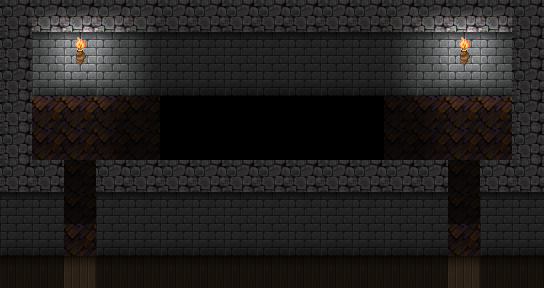

A 2D game scene composited from a Tiled map and its tileset images. What follows is a short description and the map's XML, with each tile layer's data collapsed to a summary:
An orthogonal 17x9 tile map with 32x32 px tiles, 3 tile layers (Ground, Objects, Above), 1 hidden layer not drawn, 61 tilesets and 7 objects (3x spawn, 2x mapchange, script, key).

<map version="1.0" tiledversion="1.0.2" orientation="orthogonal" renderorder="right-down" width="17" height="9" tilewidth="32" tileheight="32" nextobjectid="16">
 <properties>
  <property name="colorfilter" value="black40" />
  <property name="outdoors" value="0" />
 </properties>
 <tileset firstgid="1" name="map_bed_1" tilewidth="32" tileheight="32" tilecount="128" columns="16">
  <image source="../drawable/map_bed_1.png" width="512" height="256" />
 </tileset>
 <tileset firstgid="129" name="map_border_1" tilewidth="32" tileheight="32" tilecount="128" columns="16">
  <image source="../drawable/map_border_1.png" width="512" height="256" />
 </tileset>
 <tileset firstgid="257" name="map_bridge_1" tilewidth="32" tileheight="32" tilecount="128" columns="16">
  <image source="../drawable/map_bridge_1.png" width="512" height="256" />
 </tileset>
 <tileset firstgid="385" name="map_bridge_2" tilewidth="32" tileheight="32" tilecount="128" columns="16">
  <image source="../drawable/map_bridge_2.png" width="512" height="256" />
 </tileset>
 <tileset firstgid="513" name="map_broken_1" tilewidth="32" tileheight="32" tilecount="128" columns="16">
  <image source="../drawable/map_broken_1.png" width="512" height="256" />
 </tileset>
 <tileset firstgid="641" name="map_cavewall_1" tilewidth="32" tileheight="32" tilecount="108" columns="18">
  <image source="../drawable/map_cavewall_1.png" width="576" height="192" />
 </tileset>
 <tileset firstgid="749" name="map_cavewall_2" tilewidth="32" tileheight="32" tilecount="108" columns="18">
  <image source="../drawable/map_cavewall_2.png" width="576" height="192" />
 </tileset>
 <tileset firstgid="857" name="map_cavewall_3" tilewidth="32" tileheight="32" tilecount="108" columns="18">
  <image source="../drawable/map_cavewall_3.png" width="576" height="192" />
 </tileset>
 <tileset firstgid="965" name="map_cavewall_4" tilewidth="32" tileheight="32" tilecount="108" columns="18">
  <image source="../drawable/map_cavewall_4.png" width="576" height="192" />
 </tileset>
 <tileset firstgid="1073" name="map_chair_table_1" tilewidth="32" tileheight="32" tilecount="128" columns="16">
  <image source="../drawable/map_chair_table_1.png" width="512" height="256" />
 </tileset>
 <tileset firstgid="1201" name="map_chair_table_2" tilewidth="32" tileheight="32" tilecount="128" columns="16">
  <image source="../drawable/map_chair_table_2.png" width="512" height="256" />
 </tileset>
 <tileset firstgid="1329" name="map_crate_1" tilewidth="32" tileheight="32" tilecount="128" columns="16">
  <image source="../drawable/map_crate_1.png" width="512" height="256" />
 </tileset>
 <tileset firstgid="1457" name="map_cupboard_1" tilewidth="32" tileheight="32" tilecount="128" columns="16">
  <image source="../drawable/map_cupboard_1.png" width="512" height="256" />
 </tileset>
 <tileset firstgid="1585" name="map_curtain_1" tilewidth="32" tileheight="32" tilecount="128" columns="16">
  <image source="../drawable/map_curtain_1.png" width="512" height="256" />
 </tileset>
 <tileset firstgid="1713" name="map_entrance_1" tilewidth="32" tileheight="32" tilecount="128" columns="16">
  <image source="../drawable/map_entrance_1.png" width="512" height="256" />
 </tileset>
 <tileset firstgid="1841" name="map_entrance_2" tilewidth="32" tileheight="32" tilecount="128" columns="16">
  <image source="../drawable/map_entrance_2.png" width="512" height="256" />
 </tileset>
 <tileset firstgid="1969" name="map_fence_1" tilewidth="32" tileheight="32" tilecount="128" columns="16">
  <image source="../drawable/map_fence_1.png" width="512" height="256" />
 </tileset>
 <tileset firstgid="2097" name="map_fence_2" tilewidth="32" tileheight="32" tilecount="128" columns="16">
  <image source="../drawable/map_fence_2.png" width="512" height="256" />
 </tileset>
 <tileset firstgid="2225" name="map_fence_3" tilewidth="32" tileheight="32" tilecount="128" columns="16">
  <image source="../drawable/map_fence_3.png" width="512" height="256" />
 </tileset>
 <tileset firstgid="2353" name="map_fence_4" tilewidth="32" tileheight="32" tilecount="128" columns="16">
  <image source="../drawable/map_fence_4.png" width="512" height="256" />
 </tileset>
 <tileset firstgid="2481" name="map_ground_1" tilewidth="32" tileheight="32" tilecount="128" columns="16">
  <image source="../drawable/map_ground_1.png" width="512" height="256" />
 </tileset>
 <tileset firstgid="2609" name="map_ground_2" tilewidth="32" tileheight="32" tilecount="128" columns="16">
  <image source="../drawable/map_ground_2.png" width="512" height="256" />
 </tileset>
 <tileset firstgid="2737" name="map_ground_3" tilewidth="32" tileheight="32" tilecount="128" columns="16">
  <image source="../drawable/map_ground_3.png" width="512" height="256" />
 </tileset>
 <tileset firstgid="2865" name="map_ground_4" tilewidth="32" tileheight="32" tilecount="128" columns="16">
  <image source="../drawable/map_ground_4.png" width="512" height="256" />
 </tileset>
 <tileset firstgid="2993" name="map_ground_5" tilewidth="32" tileheight="32" tilecount="128" columns="16">
  <image source="../drawable/map_ground_5.png" width="512" height="256" />
 </tileset>
 <tileset firstgid="3121" name="map_ground_6" tilewidth="32" tileheight="32" tilecount="128" columns="16">
  <image source="../drawable/map_ground_6.png" width="512" height="256" />
 </tileset>
 <tileset firstgid="3249" name="map_ground_7" tilewidth="32" tileheight="32" tilecount="128" columns="16">
  <image source="../drawable/map_ground_7.png" width="512" height="256" />
 </tileset>
 <tileset firstgid="3377" name="map_ground_8" tilewidth="32" tileheight="32" tilecount="128" columns="16">
  <image source="../drawable/map_ground_8.png" width="512" height="256" />
 </tileset>
 <tileset firstgid="3505" name="map_house_1" tilewidth="32" tileheight="32" tilecount="128" columns="16">
  <image source="../drawable/map_house_1.png" width="512" height="256" />
 </tileset>
 <tileset firstgid="3633" name="map_house_2" tilewidth="32" tileheight="32" tilecount="128" columns="16">
  <image source="../drawable/map_house_2.png" width="512" height="256" />
 </tileset>
 <tileset firstgid="3761" name="map_indoor_1" tilewidth="32" tileheight="32" tilecount="128" columns="16">
  <image source="../drawable/map_indoor_1.png" width="512" height="256" />
 </tileset>
 <tileset firstgid="3889" name="map_indoor_2" tilewidth="32" tileheight="32" tilecount="128" columns="16">
  <image source="../drawable/map_indoor_2.png" width="512" height="256" />
 </tileset>
 <tileset firstgid="4017" name="map_kitchen_1" tilewidth="32" tileheight="32" tilecount="128" columns="16">
  <image source="../drawable/map_kitchen_1.png" width="512" height="256" />
 </tileset>
 <tileset firstgid="4145" name="map_outdoor_1" tilewidth="32" tileheight="32" tilecount="128" columns="16">
  <image source="../drawable/map_outdoor_1.png" width="512" height="256" />
 </tileset>
 <tileset firstgid="4273" name="map_pillar_1" tilewidth="32" tileheight="32" tilecount="128" columns="16">
  <image source="../drawable/map_pillar_1.png" width="512" height="256" />
 </tileset>
 <tileset firstgid="4401" name="map_pillar_2" tilewidth="32" tileheight="32" tilecount="128" columns="16">
  <image source="../drawable/map_pillar_2.png" width="512" height="256" />
 </tileset>
 <tileset firstgid="4529" name="map_plant_1" tilewidth="32" tileheight="32" tilecount="128" columns="16">
  <image source="../drawable/map_plant_1.png" width="512" height="256" />
 </tileset>
 <tileset firstgid="4657" name="map_plant_2" tilewidth="32" tileheight="32" tilecount="128" columns="16">
  <image source="../drawable/map_plant_2.png" width="512" height="256" />
 </tileset>
 <tileset firstgid="4785" name="map_rock_1" tilewidth="32" tileheight="32" tilecount="128" columns="16">
  <image source="../drawable/map_rock_1.png" width="512" height="256" />
 </tileset>
 <tileset firstgid="4913" name="map_rock_2" tilewidth="32" tileheight="32" tilecount="128" columns="16">
  <image source="../drawable/map_rock_2.png" width="512" height="256" />
 </tileset>
 <tileset firstgid="5041" name="map_roof_1" tilewidth="32" tileheight="32" tilecount="128" columns="16">
  <image source="../drawable/map_roof_1.png" width="512" height="256" />
 </tileset>
 <tileset firstgid="5169" name="map_roof_2" tilewidth="32" tileheight="32" tilecount="128" columns="16">
  <image source="../drawable/map_roof_2.png" width="512" height="256" />
 </tileset>
 <tileset firstgid="5297" name="map_roof_3" tilewidth="32" tileheight="32" tilecount="128" columns="16">
  <image source="../drawable/map_roof_3.png" width="512" height="256" />
 </tileset>
 <tileset firstgid="5425" name="map_shop_1" tilewidth="32" tileheight="32" tilecount="128" columns="16">
  <image source="../drawable/map_shop_1.png" width="512" height="256" />
 </tileset>
 <tileset firstgid="5553" name="map_sign_ladder_1" tilewidth="32" tileheight="32" tilecount="128" columns="16">
  <image source="../drawable/map_sign_ladder_1.png" width="512" height="256" />
 </tileset>
 <tileset firstgid="5681" name="map_table_1" tilewidth="32" tileheight="32" tilecount="128" columns="16">
  <image source="../drawable/map_table_1.png" width="512" height="256" />
 </tileset>
 <tileset firstgid="5809" name="map_trail_1" tilewidth="32" tileheight="32" tilecount="128" columns="16">
  <image source="../drawable/map_trail_1.png" width="512" height="256" />
 </tileset>
 <tileset firstgid="5937" name="map_transition_1" tilewidth="32" tileheight="32" tilecount="128" columns="16">
  <image source="../drawable/map_transition_1.png" width="512" height="256" />
 </tileset>
 <tileset firstgid="6065" name="map_transition_2" tilewidth="32" tileheight="32" tilecount="128" columns="16">
  <image source="../drawable/map_transition_2.png" width="512" height="256" />
 </tileset>
 <tileset firstgid="6193" name="map_transition_3" tilewidth="32" tileheight="32" tilecount="128" columns="16">
  <image source="../drawable/map_transition_3.png" width="512" height="256" />
 </tileset>
 <tileset firstgid="6321" name="map_transition_4" tilewidth="32" tileheight="32" tilecount="128" columns="16">
  <image source="../drawable/map_transition_4.png" width="512" height="256" />
 </tileset>
 <tileset firstgid="6449" name="map_tree_1" tilewidth="32" tileheight="32" tilecount="128" columns="16">
  <image source="../drawable/map_tree_1.png" width="512" height="256" />
 </tileset>
 <tileset firstgid="6577" name="map_tree_2" tilewidth="32" tileheight="32" tilecount="128" columns="16">
  <image source="../drawable/map_tree_2.png" width="512" height="256" />
 </tileset>
 <tileset firstgid="6705" name="map_wall_1" tilewidth="32" tileheight="32" tilecount="128" columns="16">
  <image source="../drawable/map_wall_1.png" width="512" height="256" />
 </tileset>
 <tileset firstgid="6833" name="map_wall_2" tilewidth="32" tileheight="32" tilecount="120" columns="15">
  <image source="../drawable/map_wall_2.png" width="480" height="256" />
 </tileset>
 <tileset firstgid="6953" name="map_wall_3" tilewidth="32" tileheight="32" tilecount="120" columns="15">
  <image source="../drawable/map_wall_3.png" width="480" height="256" />
 </tileset>
 <tileset firstgid="7073" name="map_wall_4" tilewidth="32" tileheight="32" tilecount="120" columns="15">
  <image source="../drawable/map_wall_4.png" width="480" height="256" />
 </tileset>
 <tileset firstgid="7193" name="map_window_1" tilewidth="32" tileheight="32" tilecount="128" columns="16">
  <image source="../drawable/map_window_1.png" width="512" height="256" />
 </tileset>
 <tileset firstgid="7321" name="map_window_2" tilewidth="32" tileheight="32" tilecount="128" columns="16">
  <image source="../drawable/map_window_2.png" width="512" height="256" />
 </tileset>
 <tileset firstgid="7449" name="map_guynmart" tilewidth="32" tileheight="32" tilecount="128" columns="16">
  <image source="../drawable/map_guynmart.png" width="512" height="256" />
 </tileset>
 <tileset firstgid="7577" name="map_transition_5" tilewidth="32" tileheight="32" tilecount="128" columns="16">
  <image source="../drawable/map_transition_5.png" width="512" height="256" />
 </tileset>
 <layer name="Ground" width="17" height="9">
  <data>[153 cells, 153 non-empty, 5 distinct tile ids]</data>
 </layer>
 <layer name="Objects" width="17" height="9">
  <data>[153 cells, 141 non-empty, 10 distinct tile ids]</data>
 </layer>
 <layer name="Above" width="17" height="9">
  <data>[153 cells, 141 non-empty, 10 distinct tile ids]</data>
 </layer>
 <layer name="Walkable" width="17" height="9" visible="0">
  <data>[153 cells, 117 non-empty, 1 distinct tile ids]</data>
 </layer>
 <objectgroup name="Mapevents">
  <object id="13" name="main" type="mapchange" x="448" y="224" width="32" height="32">
   <properties>
    <property name="map" value="guynmart_main_0" />
    <property name="place" value="north" />
   </properties>
  </object>
  <object id="1" name="tower" type="mapchange" x="64" y="224" width="32" height="32">
   <properties>
    <property name="map" value="guynmart_tower_0" />
    <property name="place" value="north" />
   </properties>
  </object>
  <object id="14" name="guynmart_s_passage_10" type="script" x="64" y="192" width="416" height="32" />
 </objectgroup>
 <objectgroup name="Spawn">
  <object id="5" name="lost_soul" type="spawn" x="32" y="96" width="480" height="64">
   <properties>
    <property name="quantity" value="5" />
    <property name="spawngroup" value="minorhaunt2" />
   </properties>
  </object>
  <object id="10" name="guynmart_skeleton2" type="spawn" x="128" y="96" width="288" height="64">
   <properties>
    <property name="active" value="false" />
    <property name="quantity" value="3" />
    <property name="spawngroup" value="guynmart_skeleton2" />
   </properties>
  </object>
  <object id="15" name="guynmart_skeleton" type="spawn" x="128" y="96" width="288" height="64">
   <properties>
    <property name="quantity" value="3" />
    <property name="spawngroup" value="guynmart_skeleton" />
   </properties>
  </object>
 </objectgroup>
 <objectgroup name="Keys" visible="0">
  <object id="7" name="guynmart:666" type="key" x="544" y="96" width="32" height="64">
   <properties>
    <property name="phrase" value="guynmart_key_tortbed" />
    <property name="requireId" value="guynmart" />
    <property name="requireType" value="questProgress" />
    <property name="requireValue" value="666" />
   </properties>
  </object>
 </objectgroup>
 <objectgroup name="Replace" />
</map>
